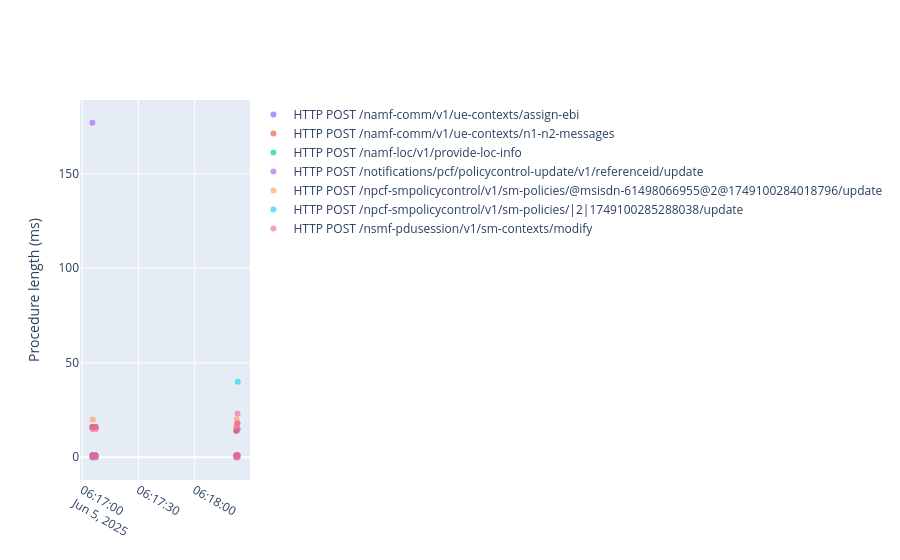

Source (notebook cell):
### Code cell
plot_data = trace_plotting.generate_scatterplots_for_wireshark_traces(
    procedure_df, 
    filter_column='name', 
    datetime_column='start_datetime', 
    summary_column='length_ms', 
    protocol_column='name', 
    frame_number_column='start_frame', 
    auto_color=True,
    y_unit='ms',
    hide_series=False,
    opacity=0.65)
fig = go.Figure(data=plot_data)
fig.update_yaxes(title_text='Procedure length (ms)')
fig.show()

fig.write_html(output_name_files + '_procedure_timeline.html')

### Figure 1 — Plotly figure (JSON) as saved in the notebook; plotly's stock layout.template omitted (floating-point values rounded to 4 significant figures)
{"data": [{"hovertemplate": "%{text}, %{y}ms", "mode": "markers", "name": "HTTP POST /namf-comm/v1/ue-contexts/assign-ebi", "opacity": 0.65, "showlegend": true, "text": ["Frame 6, 06:17:05.384", "Frame 39, 06:17:07.012", "Frame 83, 06:18:22.384", "Frame 110, 06:18:22.996", "Frame 82, 06:18:22.378", "Frame 109, 06:18:22.990", "Frame 38, 06:17:07.002", "Frame 5, 06:17:05.375"], "type": "scatter", "x": ["2025-06-05T06:17:05.384999990", "2025-06-05T06:17:07.012000084", "2025-06-05T06:18:22.384999990", "2025-06-05T06:18:22.996999979", "2025-06-05T06:18:22.378999949", "2025-06-05T06:18:22.990999937", "2025-06-05T06:17:07.002000093", "2025-06-05T06:17:05.375999928"], "y": [0.9999, 0.9999, 0.9999, 0.9999, 14.0, 15.0, 16.0, 16.0]}, {"hovertemplate": "%{text}, %{y}ms", "mode": "markers", "name": "HTTP POST /namf-comm/v1/ue-contexts/n1-n2-messages", "opacity": 0.65, "showlegend": true, "text": ["Frame 45, 06:17:07.062", "Frame 93, 06:18:22.763", "Frame 13, 06:17:05.451", "Frame 66, 06:18:22.178", "Frame 65, 06:18:22.173", "Frame 12, 06:17:05.443", "Frame 44, 06:17:07.052", "Frame 92, 06:18:22.755"], "type": "scatter", "x": ["2025-06-05T06:17:07.062000036", "2025-06-05T06:18:22.763000011", "2025-06-05T06:17:05.451999903", "2025-06-05T06:18:22.178999901", "2025-06-05T06:18:22.173000097", "2025-06-05T06:17:05.443000078", "2025-06-05T06:17:07.052000046", "2025-06-05T06:18:22.755000114"], "y": [0.9999, 0.9999, 1.0, 1.0, 14.0, 16.0, 16.0, 18.0]}, {"hovertemplate": "%{text}, %{y}ms", "mode": "markers", "name": "HTTP POST /namf-loc/v1/provide-loc-info", "opacity": 0.65, "showlegend": true, "text": ["Frame 32, 06:17:05.753"], "type": "scatter", "x": ["2025-06-05T06:17:05.753000021"], "y": [0.0]}, {"hovertemplate": "%{text}, %{y}ms", "mode": "markers", "name": "HTTP POST /notifications/pcf/policycontrol-update/v1/referenceid/update", "opacity": 0.65, "showlegend": true, "text": ["Frame 1, 06:17:05.318", "Frame 34, 06:17:06.927", "Frame 61, 06:18:22.131", "Frame 88, 06:18:22.721", "Frame 10, 06:17:05.398"], "type": "scatter", "x": ["2025-06-05T06:17:05.318000078", "2025-06-05T06:17:06.927999973", "2025-06-05T06:18:22.131000042", "2025-06-05T06:18:22.721999884", "2025-06-05T06:17:05.398999929"], "y": [0.0, 0.0, 0.0, 0.0, 177.0]}, {"hovertemplate": "%{text}, %{y}ms", "mode": "markers", "name": "HTTP POST /npcf-smpolicycontrol/v1/sm-policies/@msisdn-61498066955@2@1749100284018796/update", "opacity": 0.65, "showlegend": true, "text": ["Frame 30, 06:17:05.576", "Frame 86, 06:18:22.394"], "type": "scatter", "x": ["2025-06-05T06:17:05.576999903", "2025-06-05T06:18:22.394000053"], "y": [20.0, 20.0]}, {"hovertemplate": "%{text}, %{y}ms", "mode": "markers", "name": "HTTP POST /npcf-smpolicycontrol/v1/sm-policies/|2|1749100285288038/update", "opacity": 0.65, "showlegend": true, "text": ["Frame 113, 06:18:23.007"], "type": "scatter", "x": ["2025-06-05T06:18:23.007999897"], "y": [40.0]}, {"hovertemplate": "%{text}, %{y}ms", "mode": "markers", "name": "HTTP POST /nsmf-pdusession/v1/sm-contexts/modify", "opacity": 0.65, "showlegend": true, "text": ["Frame 21, 06:17:05.542", "Frame 23, 06:17:05.545", "Frame 53, 06:17:07.184", "Frame 55, 06:17:07.187", "Frame 77, 06:18:22.344", "Frame 99, 06:18:22.869", "Frame 104, 06:18:22.911", "Frame 72, 06:18:22.305", "Frame 20, 06:17:05.538", "Frame 18, 06:17:05.536", "Frame 50, 06:17:07.178", "Frame 52, 06:17:07.180", "Frame 71, 06:18:22.296", "Frame 76, 06:18:22.335", "Frame 98, 06:18:22.858", "Frame 103, 06:18:22.895"], "type": "scatter", "x": ["2025-06-05T06:17:05.542999983", "2025-06-05T06:17:05.545000076", "2025-06-05T06:17:07.184999943", "2025-06-05T06:17:07.187000036", "2025-06-05T06:18:22.344000101", "2025-06-05T06:18:22.869999886", "2025-06-05T06:18:22.911999941", "2025-06-05T06:18:22.305000067", "2025-06-05T06:17:05.538000107", "2025-06-05T06:17:05.536000013", "2025-06-05T06:17:07.178999901", "2025-06-05T06:17:07.180999994", "2025-06-05T06:18:22.296999931", "2025-06-05T06:18:22.335999966", "2025-06-05T06:18:22.858999968", "2025-06-05T06:18:22.895999908"], "y": [0.0, 0.0, 0.0, 0.0, 0.0, 0.0, 0.0, 0.9999, 15.0, 15.0, 15.0, 16.0, 16.0, 16.0, 18.0, 23.0]}], "layout": {"yaxis": {"title": {"text": "Procedure length (ms)"}}}}
